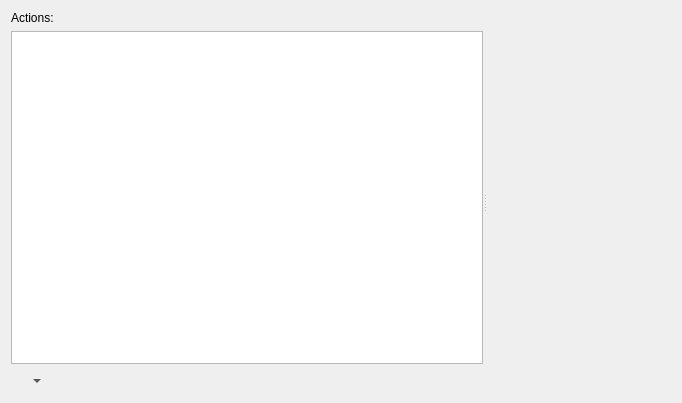
<?xml version="1.0" encoding="UTF-8"?>
<ui version="4.0">
 <class>ActionsEditor</class>
 <widget class="QWidget" name="ActionsEditor">
  <property name="geometry">
   <rect>
    <x>0</x>
    <y>0</y>
    <width>682</width>
    <height>403</height>
   </rect>
  </property>
  <property name="windowTitle">
   <string>Form</string>
  </property>
  <layout class="QGridLayout" name="gridLayout">
   <item row="0" column="0">
    <widget class="QSplitter" name="splitter">
     <property name="orientation">
      <enum>Qt::Horizontal</enum>
     </property>
     <widget class="QWidget" name="layoutWidget">
      <layout class="QVBoxLayout" name="verticalLayout">
       <item>
        <widget class="QLabel" name="label">
         <property name="text">
          <string>Actions:</string>
         </property>
        </widget>
       </item>
       <item>
        <widget class="QListView" name="actionsList"/>
       </item>
       <item>
        <layout class="QHBoxLayout" name="horizontalLayout">
         <item>
          <widget class="QToolButton" name="bnAdd">
           <property name="sizePolicy">
            <sizepolicy hsizetype="Fixed" vsizetype="Minimum">
             <horstretch>0</horstretch>
             <verstretch>0</verstretch>
            </sizepolicy>
           </property>
           <property name="minimumSize">
            <size>
             <width>32</width>
             <height>22</height>
            </size>
           </property>
           <property name="maximumSize">
            <size>
             <width>22</width>
             <height>22</height>
            </size>
           </property>
           <property name="toolTip">
            <string>Create a new mask or layer</string>
           </property>
           <property name="text">
            <string/>
           </property>
           <property name="popupMode">
            <enum>QToolButton::MenuButtonPopup</enum>
           </property>
           <property name="autoRaise">
            <bool>true</bool>
           </property>
          </widget>
         </item>
         <item>
          <widget class="QToolButton" name="bnDuplicate">
           <property name="minimumSize">
            <size>
             <width>22</width>
             <height>22</height>
            </size>
           </property>
           <property name="maximumSize">
            <size>
             <width>22</width>
             <height>22</height>
            </size>
           </property>
           <property name="toolTip">
            <string>Duplicate layer or mask</string>
           </property>
           <property name="statusTip">
            <string>Duplicate layer or mask</string>
           </property>
           <property name="whatsThis">
            <string>Duplicate the currently selected layer or mask</string>
           </property>
           <property name="text">
            <string/>
           </property>
           <property name="autoRaise">
            <bool>true</bool>
           </property>
          </widget>
         </item>
         <item>
          <widget class="QToolButton" name="bnRaise">
           <property name="minimumSize">
            <size>
             <width>22</width>
             <height>22</height>
            </size>
           </property>
           <property name="maximumSize">
            <size>
             <width>22</width>
             <height>22</height>
            </size>
           </property>
           <property name="toolTip">
            <string>Move layer or mask up</string>
           </property>
           <property name="text">
            <string/>
           </property>
           <property name="autoRaise">
            <bool>true</bool>
           </property>
          </widget>
         </item>
         <item>
          <widget class="QToolButton" name="bnLower">
           <property name="minimumSize">
            <size>
             <width>22</width>
             <height>22</height>
            </size>
           </property>
           <property name="maximumSize">
            <size>
             <width>22</width>
             <height>22</height>
            </size>
           </property>
           <property name="toolTip">
            <string>Move layer or mask down</string>
           </property>
           <property name="text">
            <string/>
           </property>
           <property name="autoRaise">
            <bool>true</bool>
           </property>
          </widget>
         </item>
         <item>
          <spacer name="horizontalSpacer">
           <property name="orientation">
            <enum>Qt::Horizontal</enum>
           </property>
           <property name="sizeHint" stdset="0">
            <size>
             <width>40</width>
             <height>20</height>
            </size>
           </property>
          </spacer>
         </item>
         <item>
          <widget class="QToolButton" name="bnDelete">
           <property name="minimumSize">
            <size>
             <width>22</width>
             <height>22</height>
            </size>
           </property>
           <property name="maximumSize">
            <size>
             <width>22</width>
             <height>22</height>
            </size>
           </property>
           <property name="toolTip">
            <string>Delete the layer or mask</string>
           </property>
           <property name="text">
            <string/>
           </property>
           <property name="autoRaise">
            <bool>true</bool>
           </property>
          </widget>
         </item>
        </layout>
       </item>
      </layout>
     </widget>
     <widget class="QWidget" name="editorWidget" native="true"/>
    </widget>
   </item>
  </layout>
 </widget>
 <resources/>
 <connections/>
</ui>
